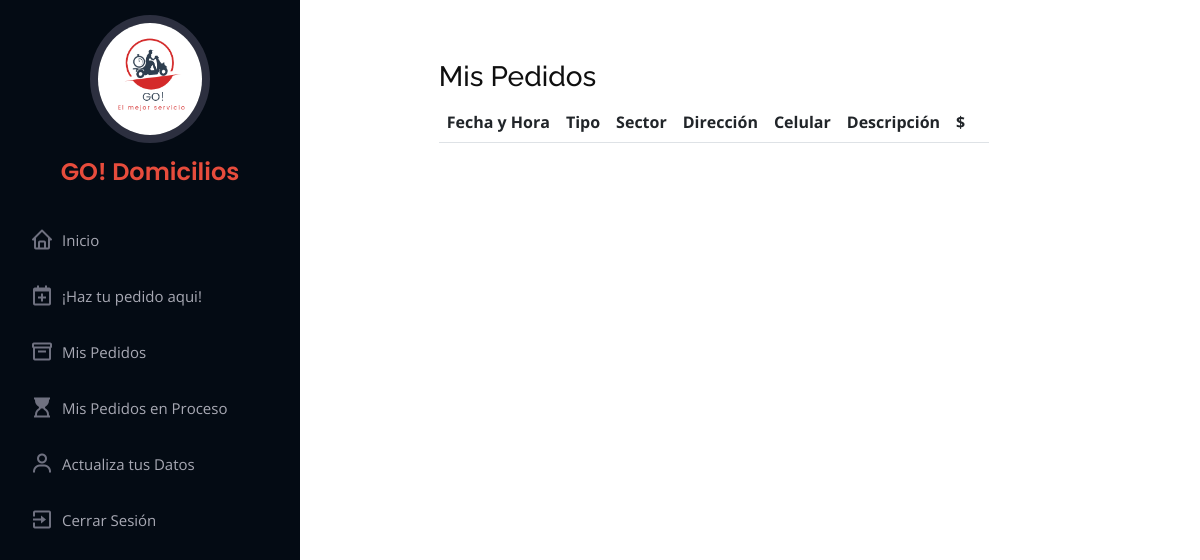
The page /pendientecliente/ (signed in) on the database as committed earlier.
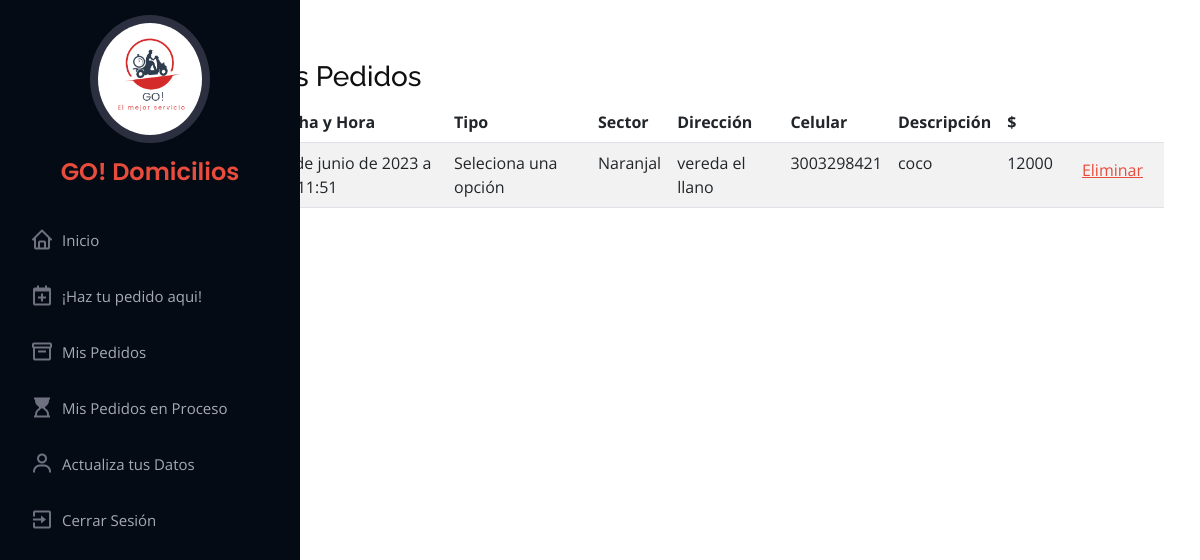
The same page on the database as committed later.
### servigou/models.py (models this page shows, shortened)
class Servicio(models.Model):
    fecha_hora = models.DateTimeField(default=timezone.now)
    tipo = models.CharField(max_length=30, null=False, blank=False)
    direccion = models.CharField(max_length=20, null=True, blank=False)
    celular = models.CharField(max_length=13,null=True, blank=False)
    descripcion = models.CharField(max_length=1000, null=False, blank=False)
    estado = models.CharField(max_length=50, default='sin_asignar')
    repartidor = models.ForeignKey(User, on_delete=models.CASCADE, related_name='repartidor', default=1, null=True)
    User = models.ForeignKey(User,on_delete=models.CASCADE, related_name='User')
    ruta = models.ForeignKey(Ruta, on_delete=models.CASCADE, related_name='ruta', default=1)

class Ruta(models.Model):
    nombre = models.CharField(max_length=30, null=False, blank=False, default='ruta')
    valor = models.BigIntegerField(null=False, blank=False)
    descripcion = models.CharField(max_length=100, null=False, blank=False, default='ruta')
    def __str__(self):
        return self.nombre

### servigou/views.py (the view)
# urls.py: path('pendientecliente/', views.pendientecliente, name='pendientecliente'),
@login_required(login_url='login')
def pendientecliente(request):
    servicios = Servicio.objects.filter(estado='sin_asignar', User=request.user)
    paginator = Paginator(servicios, 10)  # Mostrar 7 elementos por página
    page = request.GET.get('page')  # Obtener el número de página actual desde la solicitud GET
    servicios = paginator.get_page(page)  # Obtener los elementos para la página actual
    context = {'page_obj': servicios}
    return render(request, 'layout/Disenocliente/pendientecliente.html', context)

### templates/layout/Disenocliente/pendientecliente.html (shortened to what this page needs)
{% extends 'layout/Disenocliente/basecliente.html' %}
{% load static %}
{% block contenido %}
<div class="contain_admin">
  <div class="table-responsive">
    <table class="table table-striped">
      <h3>Mis Pedidos</h3>
      <thead>
        <tr>
          <th scope="col">Fecha y Hora</th>
          <th scope="col">Tipo</th>
          <th scope="col">Sector</th>
          <th scope="col">Dirección</th>
          <th scope="col">Celular</th>
          <th scope="col">Descripción</th>
          <th scope="col">$</th>
          <th scope="col"></th>
        </tr>
      </thead>
      <tbody>
        {% for c in page_obj %}
        <tr>
          <td>{{ c.fecha_hora }}</td>
          <td>{{ c.tipo }}</td>
          <td>{{ c.ruta }}</td>
          <td>{{ c.direccion }}</td>
          <td>{{ c.celular }}</td>
          <td>{{ c.descripcion }}</td>
          <td> {{ c.ruta.valor }}</td>
          <td> <button onclick = "eliminarS('{{c.id}}')" class="btn btn-link " id="boton1">Eliminar</button></td>
        </tr>
        {% endfor %}
      </tbody>
    </table>
  </div>
</div>
{% endblock contenido %}

Rows that differ between the two databases and show on the page:
added Servicio: fecha_hora "22 de junio de 2023 a las 11:51", tipo "Seleciona una opción", ruta "Naranjal", direccion "vereda el llano", celular "3003298421", descripcion "coco", ruta.valor "12000"
